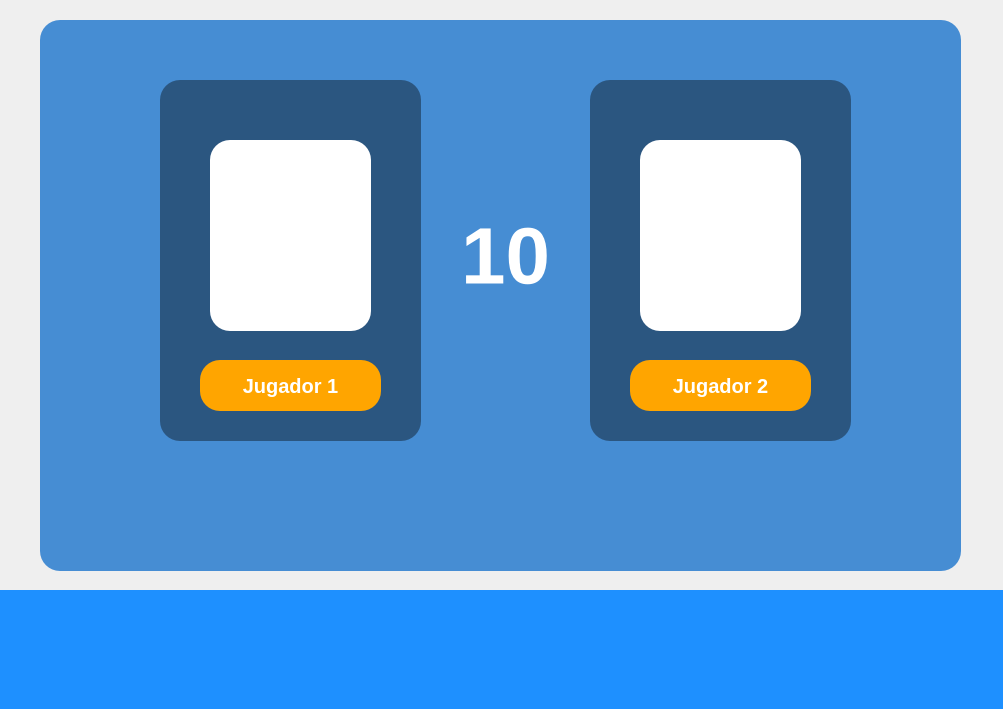
<?xml version="1.0" encoding="UTF-8"?>
<ui version="4.0">
 <class>MainWindow</class>
 <widget class="QMainWindow" name="MainWindow">
  <property name="geometry">
   <rect>
    <x>0</x>
    <y>0</y>
    <width>1003</width>
    <height>709</height>
   </rect>
  </property>
  <property name="windowTitle">
   <string>MainWindow</string>
  </property>
  <widget class="QWidget" name="centralwidget">
   <widget class="QLabel" name="label">
    <property name="geometry">
     <rect>
      <x>0</x>
      <y>0</y>
      <width>1002</width>
      <height>591</height>
     </rect>
    </property>
    <property name="text">
     <string/>
    </property>
    <property name="pixmap">
     <pixmap>../sprites/background/index1.png</pixmap>
    </property>
    <property name="scaledContents">
     <bool>true</bool>
    </property>
   </widget>
   <widget class="QLabel" name="label_2">
    <property name="geometry">
     <rect>
      <x>-20</x>
      <y>590</y>
      <width>1071</width>
      <height>141</height>
     </rect>
    </property>
    <property name="autoFillBackground">
     <bool>false</bool>
    </property>
    <property name="styleSheet">
     <string notr="true">background-color: dodgerblue</string>
    </property>
    <property name="text">
     <string/>
    </property>
   </widget>
   <widget class="QLabel" name="label_3">
    <property name="geometry">
     <rect>
      <x>40</x>
      <y>20</y>
      <width>921</width>
      <height>551</height>
     </rect>
    </property>
    <property name="autoFillBackground">
     <bool>false</bool>
    </property>
    <property name="styleSheet">
     <string notr="true">background-color:midnightblue; background-color: rgba(0, 100, 200,180);border-radius: 20px</string>
    </property>
    <property name="text">
     <string/>
    </property>
   </widget>
   <widget class="QLabel" name="label_4">
    <property name="geometry">
     <rect>
      <x>160</x>
      <y>80</y>
      <width>261</width>
      <height>361</height>
     </rect>
    </property>
    <property name="autoFillBackground">
     <bool>false</bool>
    </property>
    <property name="styleSheet">
     <string notr="true">background-color:midnightblue; background-color: rgba(0,0,0,100);border-radius: 20px</string>
    </property>
    <property name="text">
     <string/>
    </property>
   </widget>
   <widget class="QLabel" name="label_5">
    <property name="geometry">
     <rect>
      <x>210</x>
      <y>140</y>
      <width>161</width>
      <height>191</height>
     </rect>
    </property>
    <property name="autoFillBackground">
     <bool>false</bool>
    </property>
    <property name="styleSheet">
     <string notr="true">background-color:midnightblue; background-color: white;border-radius: 20px</string>
    </property>
    <property name="text">
     <string/>
    </property>
    <property name="pixmap">
     <pixmap>../sprites/cartas/azul_nieve_1.png</pixmap>
    </property>
    <property name="scaledContents">
     <bool>false</bool>
    </property>
    <property name="alignment">
     <set>Qt::AlignCenter</set>
    </property>
    <property name="wordWrap">
     <bool>false</bool>
    </property>
   </widget>
   <widget class="QLabel" name="label_6">
    <property name="geometry">
     <rect>
      <x>590</x>
      <y>80</y>
      <width>261</width>
      <height>361</height>
     </rect>
    </property>
    <property name="autoFillBackground">
     <bool>false</bool>
    </property>
    <property name="styleSheet">
     <string notr="true">background-color:midnightblue; background-color: rgba(0,0,0,100);border-radius: 20px</string>
    </property>
    <property name="text">
     <string/>
    </property>
   </widget>
   <widget class="QLabel" name="label_7">
    <property name="geometry">
     <rect>
      <x>640</x>
      <y>140</y>
      <width>161</width>
      <height>191</height>
     </rect>
    </property>
    <property name="autoFillBackground">
     <bool>false</bool>
    </property>
    <property name="styleSheet">
     <string notr="true">background-color:midnightblue; background-color: white;border-radius: 20px</string>
    </property>
    <property name="text">
     <string/>
    </property>
    <property name="pixmap">
     <pixmap>../sprites/cartas/azul_fuego_3.png</pixmap>
    </property>
    <property name="scaledContents">
     <bool>false</bool>
    </property>
    <property name="alignment">
     <set>Qt::AlignCenter</set>
    </property>
    <property name="wordWrap">
     <bool>false</bool>
    </property>
   </widget>
   <widget class="QLabel" name="label_jugador_1">
    <property name="geometry">
     <rect>
      <x>200</x>
      <y>360</y>
      <width>181</width>
      <height>51</height>
     </rect>
    </property>
    <property name="autoFillBackground">
     <bool>false</bool>
    </property>
    <property name="styleSheet">
     <string notr="true">color:white;background-color:midnightblue; background-color: orange;border-radius: 20px; font: bold;font-size:20px </string>
    </property>
    <property name="text">
     <string>Jugador 1</string>
    </property>
    <property name="alignment">
     <set>Qt::AlignCenter</set>
    </property>
   </widget>
   <widget class="QLabel" name="label_jugador_2">
    <property name="geometry">
     <rect>
      <x>630</x>
      <y>360</y>
      <width>181</width>
      <height>51</height>
     </rect>
    </property>
    <property name="autoFillBackground">
     <bool>false</bool>
    </property>
    <property name="styleSheet">
     <string notr="true">color:white;background-color:midnightblue; background-color: orange;border-radius: 20px; font: bold;font-size:20px </string>
    </property>
    <property name="text">
     <string>Jugador 2</string>
    </property>
    <property name="alignment">
     <set>Qt::AlignCenter</set>
    </property>
   </widget>
   <widget class="QPushButton" name="boton_volver">
    <property name="geometry">
     <rect>
      <x>440</x>
      <y>610</y>
      <width>151</width>
      <height>61</height>
     </rect>
    </property>
    <property name="text">
     <string/>
    </property>
    <property name="icon">
     <iconset>
      <normaloff>../sprites/background/back_button.png</normaloff>../sprites/background/back_button.png</iconset>
    </property>
    <property name="iconSize">
     <size>
      <width>150</width>
      <height>150</height>
     </size>
    </property>
    <property name="flat">
     <bool>true</bool>
    </property>
   </widget>
   <widget class="QLabel" name="label_tiempo">
    <property name="geometry">
     <rect>
      <x>460</x>
      <y>200</y>
      <width>91</width>
      <height>111</height>
     </rect>
    </property>
    <property name="autoFillBackground">
     <bool>false</bool>
    </property>
    <property name="styleSheet">
     <string notr="true">color:white; font-size:80px; font: bold;</string>
    </property>
    <property name="text">
     <string>10</string>
    </property>
    <property name="scaledContents">
     <bool>false</bool>
    </property>
    <property name="alignment">
     <set>Qt::AlignCenter</set>
    </property>
    <property name="wordWrap">
     <bool>false</bool>
    </property>
   </widget>
  </widget>
 </widget>
 <resources/>
 <connections/>
</ui>
